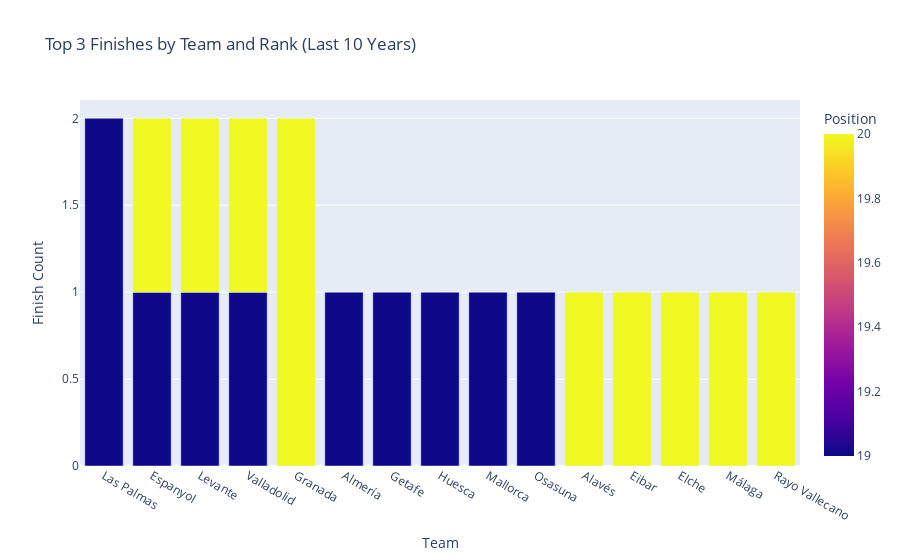

Notebook code for this chart:
### Code cell
import plotly.express as px

ranking_counts = full_data['squad'].groupby(full_data['rk']).value_counts().reset_index(name = 'count')

# prepare counts for bottom two league finishes (19th and 20th)

ranking_counts = ranking_counts[ranking_counts['rk'].isin([19,20])]

# plot bar chart of bottom two finishes

fig = px.bar(ranking_counts, x='squad', y='count', color='rk',
             barmode='group',
             title='Top 3 Finishes by Team and Rank (Last 10 Years)',
             labels={'squad': 'Team', 'count': 'Finish Count', 'rk': 'Position'})

fig.update_layout(xaxis={'categoryorder' : 'total descending'})

fig.show()

### Figure 1 — Plotly figure (JSON) as saved in the notebook; plotly's stock layout.template omitted (floating-point values rounded to 4 significant figures)
{"data": [{"alignmentgroup": "True", "hovertemplate": "Team=%{x}<br>Finish Count=%{y}<br>Position=%{marker.color}<extra></extra>", "legendgroup": "", "marker": {"color": [19, 19, 19, 19, 19, 19, 19, 19, 19, 20, 20, 20, 20, 20, 20, 20, 20, 20], "coloraxis": "coloraxis", "pattern": {"shape": ""}}, "name": "", "offsetgroup": "", "orientation": "v", "showlegend": false, "textposition": "auto", "type": "bar", "x": ["Las Palmas", "Almería", "Espanyol", "Getafe", "Huesca", "Levante", "Mallorca", "Osasuna", "Valladolid", "Granada", "Alavés", "Eibar", "Elche", "Espanyol", "Levante", "Málaga", "Rayo Vallecano", "Valladolid"], "xaxis": "x", "y": [2, 1, 1, 1, 1, 1, 1, 1, 1, 2, 1, 1, 1, 1, 1, 1, 1, 1], "yaxis": "y"}], "layout": {"barmode": "group", "coloraxis": {"colorbar": {"title": {"text": "Position"}}, "colorscale": [[0, "#0d0887"], [0.1111, "#46039f"], [0.2222, "#7201a8"], [0.3333, "#9c179e"], [0.4444, "#bd3786"], [0.5556, "#d8576b"], [0.6667, "#ed7953"], [0.7778, "#fb9f3a"], [0.8889, "#fdca26"], [1, "#f0f921"]]}, "legend": {"tracegroupgap": 0}, "title": {"text": "Top 3 Finishes by Team and Rank (Last 10 Years)"}, "xaxis": {"anchor": "y", "categoryorder": "total descending", "domain": [0, 1], "title": {"text": "Team"}}, "yaxis": {"anchor": "x", "domain": [0, 1], "title": {"text": "Finish Count"}}}}
